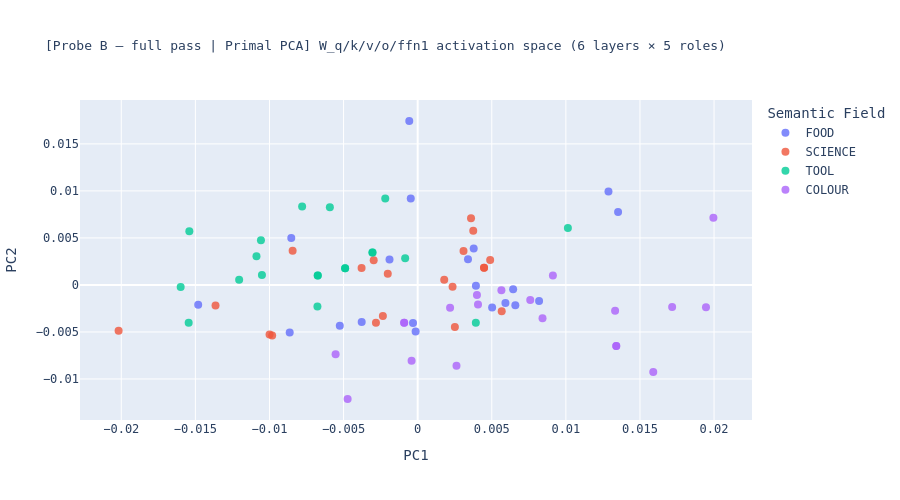
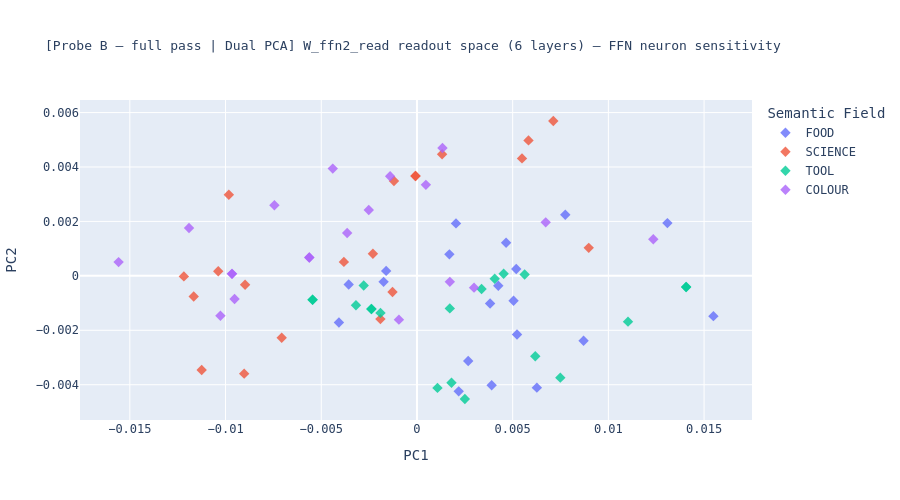

The notebook cell saved with these charts, in order:
### Markdown cell above
### 3.2 — Probe B: PCA of layer-wise activation patterns

This section compresses the Probe B activation maps into a low-dimensional view so we can inspect whether contextualised word representations form distinct clusters in activation space.

As in Probe A, the PCA should be split into two interpretations:

- **Primal PCA** — computed from `W_q`, `W_k`, `W_v`, `W_o`, and `W_ffn1` only.  
  This is the main activation-space view and shows how contextualised meanings are organised by the standard layer projections.
- **Dual PCA** — computed separately from `W_ffn2_read`.  
  This is a readout-space diagnostic showing how the FFN hidden basis responds to those contextualised meanings.

The primal PCA is the primary figure for semantic separation claims.
The dual PCA should be interpreted as a complementary view of readout sensitivity; divergence between the primal and dual layouts suggests that FFN readout structure captures distinctions not visible in the standard write / encode activations alone.

Because Probe B uses fully contextualised embeddings, any separation observed here reflects both the learned weight geometry and the model’s own re-encoding of the original token directions.

### Code cell
# ── §3.2 Probe B: PCA of activation patterns (full-pass basis) ────────────────
# Primal PCA: 30-dim space (5 primal roles × 6 layers) — main semantic separation view.
# Dual PCA:   6-dim space (W_ffn2_read × 6 layers) — FFN readout-space diagnostic.
# Self-consistency effect present in both: X_pass was shaped by all W matrices.

X_primal_B = df_act[PRIMAL_COLS].values   # (N, 30)
X_dual_B   = df_act[DUAL_COLS].values      # (N, 6)

# ── Primal PCA ─────────────────────────────────────────────────────────────────
pca_primal_B = PCA(n_components=2, random_state=42).fit_transform(X_primal_B)

fig_b2_primal = px.scatter(
    x=pca_primal_B[:, 0], y=pca_primal_B[:, 1],
    color=labels,
    hover_name=words,
    title="[Probe B — full pass | Primal PCA] W_q/k/v/o/ffn1 activation space (6 layers × 5 roles)",
    labels={"x": "PC1", "y": "PC2", "color": "Semantic Field"},
    opacity=0.8,
)
fig_b2_primal.update_traces(marker_size=8)
fig_b2_primal.update_layout(height=500, font_family="monospace", title_font_size=13)
fig_b2_primal.write_image(OUTPUT_DIR / "fig_02b_primal_pca.png", scale=2)
fig_b2_primal.show()
print("Saved fig_02b_primal_pca.png")

# ── Dual PCA ───────────────────────────────────────────────────────────────────
pca_dual_B = PCA(n_components=2, random_state=42).fit_transform(X_dual_B)

fig_b2_dual = px.scatter(
    x=pca_dual_B[:, 0], y=pca_dual_B[:, 1],
    color=labels,
    hover_name=words,
    title="[Probe B — full pass | Dual PCA] W_ffn2_read readout space (6 layers) — FFN neuron sensitivity",
    labels={"x": "PC1", "y": "PC2", "color": "Semantic Field"},
    opacity=0.8,
)
fig_b2_dual.update_traces(marker_size=8, marker_symbol="diamond")
fig_b2_dual.update_layout(height=500, font_family="monospace", title_font_size=13)
fig_b2_dual.write_image(OUTPUT_DIR / "fig_02b_dual_pca.png", scale=2)
fig_b2_dual.show()
print("Saved fig_02b_dual_pca.png")
# Divergence between primal and dual PCA layouts here (vs Probe A) indicates
# that contextualisation by the transformer amplifies readout-space organisation
# beyond what the raw token geometry already provides.

### Figure 1 — Plotly figure (JSON) as saved in the notebook; plotly's stock layout.template omitted (floating-point values rounded to 4 significant figures)
{"data": [{"hovertemplate": "<b>%{hovertext}</b><br><br>Semantic Field=FOOD<br>PC1=%{x}<br>PC2=%{y}<extra></extra>", "hovertext": ["bread", "rice", "soup", "cake", "pizza", "pasta", "salad", "curry", "cheese", "butter", "cream", "jam", "honey", "chocolate", "coffee", "tea", "wine", "beer", "milk", "sugar"], "legendgroup": "FOOD", "marker": {"color": "#636efa", "opacity": 0.8, "size": 8, "symbol": "circle"}, "mode": "markers", "name": "FOOD", "orientation": "v", "showlegend": true, "type": "scatter", "x": [0.00659, -0.005254, -0.008529, 0.01287, -0.0019, 0.005923, -0.0005662, 0.003782, 0.01352, 0.003395, -0.0004661, -0.01481, 0.008193, 0.005025, -0.008635, -0.003776, -0.0001383, 0.00393, 0.006442, -0.0003152], "xaxis": "x", "y": [-0.002171, -0.004346, 0.004984, 0.009931, 0.002708, -0.001933, 0.01743, 0.003878, 0.007756, 0.002731, 0.009203, -0.00212, -0.001698, -0.002395, -0.005053, -0.003934, -0.004958, -8.029e-05, -0.0004652, -0.004059], "yaxis": "y"}, {"hovertemplate": "<b>%{hovertext}</b><br><br>Semantic Field=SCIENCE<br>PC1=%{x}<br>PC2=%{y}<extra></extra>", "hovertext": ["atom", "electron", "proton", "neutron", "photon", "atom", "force", "energy", "mass", "gravity", "entropy", "plasma", "laser", "magnet", "circuit", "gene", "cell", "virus", "enzyme", "protein"], "legendgroup": "SCIENCE", "marker": {"color": "#EF553B", "opacity": 0.8, "size": 8, "symbol": "circle"}, "mode": "markers", "name": "SCIENCE", "orientation": "v", "showlegend": true, "type": "scatter", "x": [0.004479, -0.009994, 0.003601, -0.002017, -0.003785, 0.004479, -0.002348, 0.001792, 0.004891, 0.002511, -0.008437, -0.009819, -0.002968, 0.005671, 0.003094, 0.00375, -0.002815, 0.002355, -0.02018, -0.01364], "xaxis": "x", "y": [0.001831, -0.005273, 0.007089, 0.001186, 0.001793, 0.001831, -0.003304, 0.0005413, 0.002653, -0.004467, 0.003623, -0.005377, 0.002611, -0.002804, 0.003598, 0.00576, -0.004026, -0.000183, -0.004875, -0.002185], "yaxis": "y"}, {"hovertemplate": "<b>%{hovertext}</b><br><br>Semantic Field=TOOL<br>PC1=%{x}<br>PC2=%{y}<extra></extra>", "hovertext": ["hammer", "saw", "drill", "drill", "screw", "nail", "bolt", "knife", "blade", "hook", "forge", "wheel", "axle", "lever", "axle", "gear", "spring", "joint", "vice", "hook"], "legendgroup": "TOOL", "marker": {"color": "#00cc96", "opacity": 0.8, "size": 8, "symbol": "circle"}, "mode": "markers", "name": "TOOL", "orientation": "v", "showlegend": true, "type": "scatter", "x": [-0.01051, -0.01088, -0.004896, -0.004896, 0.01014, -0.006765, -0.01057, -0.002188, -0.007796, -0.006742, -0.01205, -0.005926, -0.00305, -0.01545, -0.00305, -0.0008441, 0.003925, -0.01599, -0.01541, -0.006742], "xaxis": "x", "y": [0.001043, 0.003039, 0.001773, 0.001773, 0.006047, -0.002306, 0.004746, 0.009182, 0.008341, 0.001015, 0.0005607, 0.008255, 0.003447, -0.004024, 0.003447, 0.002849, -0.004013, -0.0002337, 0.00572, 0.001015], "yaxis": "y"}, {"hovertemplate": "<b>%{hovertext}</b><br><br>Semantic Field=COLOUR<br>PC1=%{x}<br>PC2=%{y}<extra></extra>", "hovertext": ["red", "blue", "green", "yellow", "purple", "orange", "pink", "brown", "black", "white", "grey", "grey", "violet", "gold", "silver", "beige", "azure", "indigo", "violet", "crimson"], "legendgroup": "COLOUR", "marker": {"color": "#ab63fa", "opacity": 0.8, "size": 8, "symbol": "circle"}, "mode": "markers", "name": "COLOUR", "orientation": "v", "showlegend": true, "type": "scatter", "x": [0.004, 0.01945, 0.009125, 0.004071, 0.01332, 0.00565, 0.007597, 0.008425, 0.0159, 0.01717, 0.0134, 0.0134, -0.000911, 0.01996, 0.002188, -0.004726, -0.0004101, 0.002619, -0.000911, -0.005538], "xaxis": "x", "y": [-0.001059, -0.002379, 0.001002, -0.002092, -0.00274, -0.0005637, -0.001607, -0.003551, -0.009258, -0.002359, -0.006508, -0.006508, -0.004021, 0.007146, -0.002437, -0.01213, -0.008055, -0.008607, -0.004021, -0.007363], "yaxis": "y"}], "layout": {"font": {"family": "monospace"}, "height": 500, "legend": {"title": {"text": "Semantic Field"}, "tracegroupgap": 0}, "title": {"font": {"size": 13}, "text": "[Probe B — full pass | Primal PCA] W_q/k/v/o/ffn1 activation space (6 layers × 5 roles)"}, "xaxis": {"anchor": "y", "domain": [0, 1], "title": {"text": "PC1"}}, "yaxis": {"anchor": "x", "domain": [0, 1], "title": {"text": "PC2"}}}}

### Figure 2 — Plotly figure (JSON) as saved in the notebook; plotly's stock layout.template omitted (floating-point values rounded to 4 significant figures)
{"data": [{"hovertemplate": "<b>%{hovertext}</b><br><br>Semantic Field=FOOD<br>PC1=%{x}<br>PC2=%{y}<extra></extra>", "hovertext": ["bread", "rice", "soup", "cake", "pizza", "pasta", "salad", "curry", "cheese", "butter", "cream", "jam", "honey", "chocolate", "coffee", "tea", "wine", "beer", "milk", "sugar"], "legendgroup": "FOOD", "marker": {"color": "#636efa", "opacity": 0.8, "size": 8, "symbol": "diamond"}, "mode": "markers", "name": "FOOD", "orientation": "v", "showlegend": true, "type": "scatter", "x": [0.005187, -0.00161, 0.003821, 0.01549, 0.004249, 0.01308, 0.002677, 0.005047, 0.007749, 0.005228, 0.008705, 0.002181, 0.003902, 0.002039, -0.004077, -0.001743, -0.003566, 0.001694, 0.004656, 0.006264], "xaxis": "x", "y": [0.000252, 0.000183, -0.001013, -0.00148, -0.000365, 0.001939, -0.003128, -0.0009156, 0.002247, -0.002155, -0.002382, -0.004243, -0.00402, 0.001927, -0.001712, -0.0002196, -0.0003172, 0.00079, 0.001216, -0.004107], "yaxis": "y"}, {"hovertemplate": "<b>%{hovertext}</b><br><br>Semantic Field=SCIENCE<br>PC1=%{x}<br>PC2=%{y}<extra></extra>", "hovertext": ["atom", "electron", "proton", "neutron", "photon", "atom", "force", "energy", "mass", "gravity", "entropy", "plasma", "laser", "magnet", "circuit", "gene", "cell", "virus", "enzyme", "protein"], "legendgroup": "SCIENCE", "marker": {"color": "#EF553B", "opacity": 0.8, "size": 8, "symbol": "diamond"}, "mode": "markers", "name": "SCIENCE", "orientation": "v", "showlegend": true, "type": "scatter", "x": [-7.609e-05, -0.01038, -0.001278, -0.009827, -0.01218, -7.609e-05, 0.008974, -0.001201, -0.001909, 0.005488, -0.008979, -0.009027, -0.002301, 0.001313, 0.007123, -0.003818, -0.01166, 0.005827, -0.01125, -0.007066], "xaxis": "x", "y": [0.003671, 0.0001708, -0.0005914, 0.002983, -2.023e-05, 0.003671, 0.001029, 0.003487, -0.001589, 0.004316, -0.0003268, -0.003593, 0.0008131, 0.004468, 0.00569, 0.0005124, -0.0007603, 0.004977, -0.003459, -0.002274], "yaxis": "y"}, {"hovertemplate": "<b>%{hovertext}</b><br><br>Semantic Field=TOOL<br>PC1=%{x}<br>PC2=%{y}<extra></extra>", "hovertext": ["hammer", "saw", "drill", "drill", "screw", "nail", "bolt", "knife", "blade", "hook", "forge", "wheel", "axle", "lever", "axle", "gear", "spring", "joint", "vice", "hook"], "legendgroup": "TOOL", "marker": {"color": "#00cc96", "opacity": 0.8, "size": 8, "symbol": "diamond"}, "mode": "markers", "name": "TOOL", "orientation": "v", "showlegend": true, "type": "scatter", "x": [0.01103, 0.002503, -0.00238, -0.00238, 0.004529, 0.006181, 0.001716, 0.007489, 0.001072, 0.01406, -0.003187, -0.001906, -0.005452, 0.005626, -0.005452, -0.002782, 0.004062, 0.003375, 0.001804, 0.01406], "xaxis": "x", "y": [-0.001682, -0.004525, -0.001216, -0.001216, 8.002e-05, -0.002954, -0.001195, -0.003741, -0.004117, -0.0004113, -0.001078, -0.001362, -0.0008787, 5.216e-05, -0.0008787, -0.0003544, -0.0001049, -0.0004838, -0.003928, -0.0004113], "yaxis": "y"}, {"hovertemplate": "<b>%{hovertext}</b><br><br>Semantic Field=COLOUR<br>PC1=%{x}<br>PC2=%{y}<extra></extra>", "hovertext": ["red", "blue", "green", "yellow", "purple", "orange", "pink", "brown", "black", "white", "grey", "grey", "violet", "gold", "silver", "beige", "azure", "indigo", "violet", "crimson"], "legendgroup": "COLOUR", "marker": {"color": "#ab63fa", "opacity": 0.8, "size": 8, "symbol": "diamond"}, "mode": "markers", "name": "COLOUR", "orientation": "v", "showlegend": true, "type": "scatter", "x": [-0.002517, -0.001402, -0.009529, -0.0009421, -0.007447, 0.001718, -0.004398, -0.003646, 0.001333, 0.002982, -0.009663, -0.009663, -0.005624, 0.01235, 0.006726, -0.01027, -0.01191, 0.000466, -0.005624, -0.01559], "xaxis": "x", "y": [0.002421, 0.003662, -0.0008487, -0.001609, 0.002594, -0.0002199, 0.003941, 0.001573, 0.004697, -0.0004324, 7.451e-05, 7.451e-05, 0.0006729, 0.001346, 0.001967, -0.001466, 0.001761, 0.003345, 0.0006729, 0.0005058], "yaxis": "y"}], "layout": {"font": {"family": "monospace"}, "height": 500, "legend": {"title": {"text": "Semantic Field"}, "tracegroupgap": 0}, "title": {"font": {"size": 13}, "text": "[Probe B — full pass | Dual PCA] W_ffn2_read readout space (6 layers) — FFN neuron sensitivity"}, "xaxis": {"anchor": "y", "domain": [0, 1], "title": {"text": "PC1"}}, "yaxis": {"anchor": "x", "domain": [0, 1], "title": {"text": "PC2"}}}}
